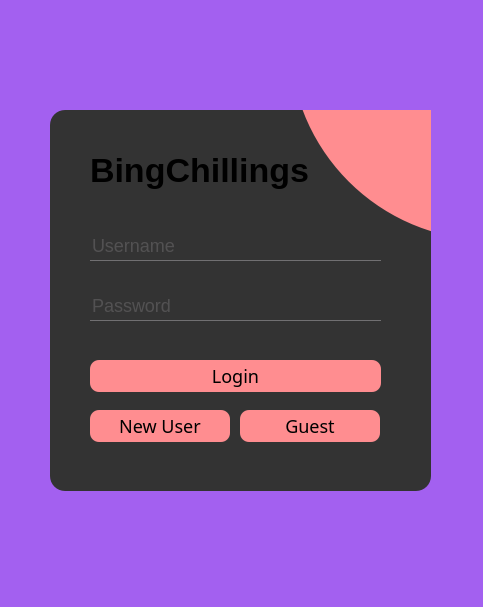
<?xml version="1.0" encoding="UTF-8"?>
<ui version="4.0">
 <class>LoginForm</class>
 <widget class="QWidget" name="LoginForm">
  <property name="enabled">
   <bool>true</bool>
  </property>
  <property name="geometry">
   <rect>
    <x>0</x>
    <y>0</y>
    <width>483</width>
    <height>607</height>
   </rect>
  </property>
  <property name="windowTitle">
   <string>Form</string>
  </property>
  <property name="styleSheet">
   <string notr="true">*{
font-size:18px;
background:rgb(163, 96, 240);
}

QLabel
{
font-size: 34px;
font-weight: bold;
}

#errorMessageLabel
{
background:transparent;
color: rgb(255, 0, 0);
font-size: 16px;
}

QFrame
{
background:#333;
border-radius: 15px;
}

QPushButton
{
border: 1px rgb(255, 141, 144);
background:rgb(255, 141, 144);
border-radius:9px;
font-family: sans-serif;
font-weight: 200;
color: black
}
QPushButton:hover:!pressed
{
background:rgb(204, 114, 117);
border-width:2px;
border-color: white;
border-style:solid;
border-radius:9px;
color: #333;
}

QToolButton
{
 background-color: rgb(255, 141, 144);
 border-width:1px;
 border-radius:200px;
 border-color: red;
 max-width:400px;
 max-height:400px;
 min-width:400px;
 min-height:400px;
}

QLineEdit
{
background:transparent;
border:none;
color:#717072;
border-bottom:1px solid #717072;
}

QTextEdit
{
background:transparent;
border:none;
color:#111;
}</string>
  </property>
  <widget class="QFrame" name="frame">
   <property name="geometry">
    <rect>
     <x>50</x>
     <y>110</y>
     <width>381</width>
     <height>381</height>
    </rect>
   </property>
   <property name="frameShape">
    <enum>QFrame::StyledPanel</enum>
   </property>
   <property name="frameShadow">
    <enum>QFrame::Raised</enum>
   </property>
   <widget class="QLabel" name="loginFormLabel">
    <property name="geometry">
     <rect>
      <x>40</x>
      <y>40</y>
      <width>221</width>
      <height>41</height>
     </rect>
    </property>
    <property name="text">
     <string>BingChillings</string>
    </property>
   </widget>
   <widget class="QPushButton" name="submitPushButton">
    <property name="geometry">
     <rect>
      <x>40</x>
      <y>250</y>
      <width>291</width>
      <height>32</height>
     </rect>
    </property>
    <property name="text">
     <string>Login</string>
    </property>
   </widget>
   <widget class="QLineEdit" name="usernameLineEdit">
    <property name="geometry">
     <rect>
      <x>40</x>
      <y>120</y>
      <width>291</width>
      <height>31</height>
     </rect>
    </property>
    <property name="inputMask">
     <string/>
    </property>
    <property name="text">
     <string/>
    </property>
    <property name="echoMode">
     <enum>QLineEdit::Normal</enum>
    </property>
    <property name="placeholderText">
     <string>Username</string>
    </property>
   </widget>
   <widget class="QLineEdit" name="passwordLineEdit">
    <property name="geometry">
     <rect>
      <x>40</x>
      <y>180</y>
      <width>291</width>
      <height>31</height>
     </rect>
    </property>
    <property name="text">
     <string/>
    </property>
    <property name="echoMode">
     <enum>QLineEdit::Password</enum>
    </property>
    <property name="placeholderText">
     <string>Password</string>
    </property>
   </widget>
   <widget class="QPushButton" name="newUserButton">
    <property name="geometry">
     <rect>
      <x>40</x>
      <y>300</y>
      <width>140</width>
      <height>32</height>
     </rect>
    </property>
    <property name="text">
     <string>New User</string>
    </property>
   </widget>
   <widget class="QPushButton" name="guestButton">
    <property name="geometry">
     <rect>
      <x>190</x>
      <y>300</y>
      <width>140</width>
      <height>32</height>
     </rect>
    </property>
    <property name="text">
     <string>Guest</string>
    </property>
   </widget>
   <widget class="QToolButton" name="toolButton">
    <property name="geometry">
     <rect>
      <x>240</x>
      <y>-270</y>
      <width>400</width>
      <height>400</height>
     </rect>
    </property>
    <property name="icon">
     <iconset resource="resource.qrc">
      <normaloff>:/images/images/ice-cream.png</normaloff>:/images/images/ice-cream.png</iconset>
    </property>
    <property name="iconSize">
     <size>
      <width>50</width>
      <height>50</height>
     </size>
    </property>
   </widget>
  </widget>
  <widget class="QLabel" name="errorMessageLabel">
   <property name="geometry">
    <rect>
     <x>50</x>
     <y>530</y>
     <width>381</width>
     <height>41</height>
    </rect>
   </property>
   <property name="font">
    <font>
     <family>Roboto Mono</family>
     <pointsize>-1</pointsize>
     <bold>true</bold>
    </font>
   </property>
   <property name="text">
    <string/>
   </property>
   <property name="alignment">
    <set>Qt::AlignCenter</set>
   </property>
  </widget>
 </widget>
 <resources>
  <include location="resource.qrc"/>
 </resources>
 <connections/>
</ui>
